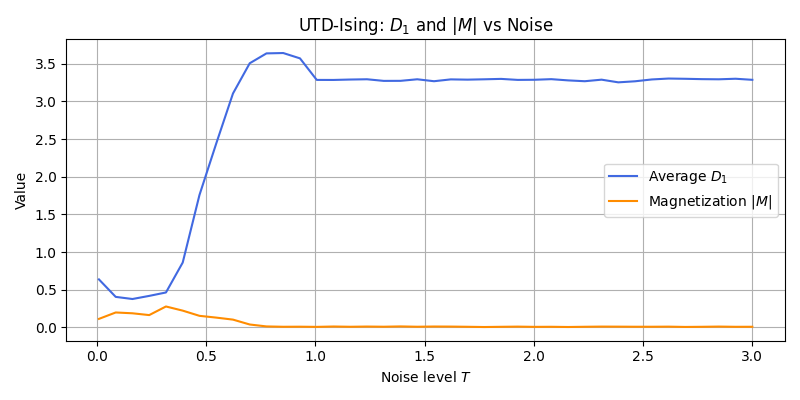

Generate this figure with Python:
import numpy as np
import matplotlib.pyplot as plt

# ==== Parameters ==== #
N = 30                      # Lattice size (N x N)
steps = 30                  # Number of update steps per trial
trials = 20                 # Number of independent trials per temperature
T_values = np.linspace(0.01, 3.0, 40)  # Range of noise levels ("temperature")

avg_D1 = []  # Average disagreement metric (D1)
avg_M = []   # Average absolute magnetization

# ==== Neighborhood function (4-nearest neighbors with periodic boundary) ==== #
def neighbors(i, j):
    return [
        ((i - 1) % N, j),
        ((i + 1) % N, j),
        (i, (j - 1) % N),
        (i, (j + 1) % N)
    ]

# ==== Main simulation loop ==== #
for T in T_values:
    D1_sum = 0
    M_sum = 0
    for _ in range(trials):
        # Initialize random spin configuration
        grid = np.random.choice([-1, 1], size=(N, N))

        # Evolution over time steps
        for _ in range(steps):
            new_grid = np.copy(grid)
            for i in range(N):
                for j in range(N):
                    s = grid[i, j]
                    neigh = [grid[x, y] for x, y in neighbors(i, j)]
                    d1 = sum(1 if s != n else 0 for n in neigh)

                    # Update rule based on disagreement
                    if d1 >= 3:
                        new_grid[i, j] *= -1
                    elif d1 == 2 and np.random.rand() < T:
                        new_grid[i, j] *= -1
            grid = np.copy(new_grid)

        # Compute average local disagreement D1
        total_d1 = 0
        for i in range(N):
            for j in range(N):
                s = grid[i, j]
                neigh = [grid[x, y] for x, y in neighbors(i, j)]
                total_d1 += sum(1 if s != n else 0 for n in neigh)
        D1_avg = total_d1 / (N * N)
        D1_sum += D1_avg

        # Compute absolute magnetization
        M_sum += np.abs(grid.sum()) / (N * N)

    avg_D1.append(D1_sum / trials)
    avg_M.append(M_sum / trials)

# ==== Plotting results ==== #
plt.figure(figsize=(8, 4))
plt.plot(T_values, avg_D1, label='Average $D_1$', color='royalblue')
plt.plot(T_values, avg_M, label='Magnetization $|M|$', color='darkorange')
plt.xlabel("Noise level $T$")
plt.ylabel("Value")
plt.title("UTD-Ising: $D_1$ and $|M|$ vs Noise")
plt.grid(True)
plt.legend()
plt.tight_layout()
plt.savefig("utd_ising_comparison.png", dpi=300)
plt.show()
